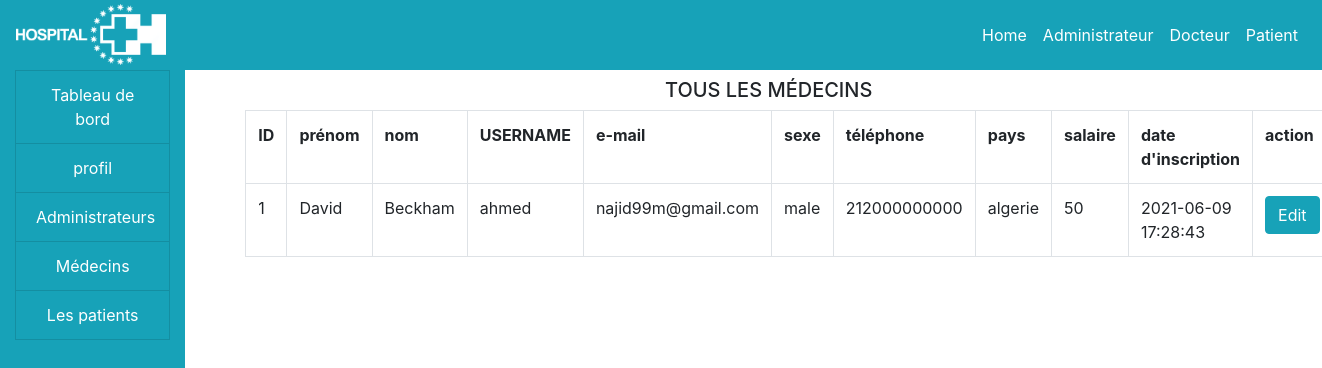
Screenshot of /hospital/admin/doctor.php with the database file from the repository.
### tables this page shows
CREATE TABLE `doctors` (
  `id` int(11) NOT NULL,
  `firstname` varchar(100) NOT NULL,
  `lastname` varchar(100) NOT NULL,
  `username` varchar(100) NOT NULL,
  `email` varchar(100) NOT NULL,
  `gender` varchar(100) NOT NULL,
  `phone` varchar(100) NOT NULL,
  `pays` varchar(100) NOT NULL,
  `password` varchar(100) NOT NULL,
  `salaire` varchar(100) NOT NULL,
  `data` varchar(100) NOT NULL,
  `statut` varchar(100) NOT NULL,
  `profile` varchar(100) NOT NULL
);

### hospital/admin/doctor.php (the view, shortened to what this page needs)
<!DOCTYPE html>
<html>
<head>
</head>
<body>
	<?php
		include("../include/header.php");
		include("../include/connection.php");
	?>
	<div class="container-fluid">
		<div class="col-md-12">
			<div class="row">
				<div class="col-md-2">
					<?php
						include("side_nav.php")
					?>
				</div>
				<div class="col-md-10 my-2">
					<h5 class="text-center">TOUS LES MÉDECINS</h5>
					<?php
						$result = $dbh->query("SELECT * FROM doctors WHERE statut='Approved' ORDER BY data ASC");
						$output ="";
						$output .="
							<table class ='table table-bordered mx-0'>
							<tr>
								<th>ID</th>
								<th>prénom</th>
								<th>nom</th>
								<th>USERNAME</th>
								<th>e-mail</th>
								<th>sexe</th>
								<th>téléphone</th>
								<th>pays</th>
								<th>salaire</th>
								<th>date d'inscription</th>
								<th>action</th>
								</tr>
							";
							while ($row = $result -> fetch()) {
								$output.="
									<tr>
										<td>".$row['id']."</td>
										<td>".$row['firstname']."</td>
										<td>".$row['lastname']."</td>
										<td>".$row['username']."</td>
										<td>".$row['email']."</td>
										<td>".$row['gender']."</td>
										<td>".$row['phone']."</td>
										<td>".$row['pays']."</td>
										<td>".$row['salaire']."</td>
										<td>".$row['data']."</td>
										<td>
											<a href='edit.php?id=".$row['id']."'>
												<button class='btn btn-info'>Edit</button>
											</a>
										</td>
								";
							}
							$output .="
								</tr>
								</table>
							";
							echo $output;
					 ?>
				</div>
			</div>
		</div>
	</div>
</body>
</html>

### rows the page displays
doctors: id "1", firstname "David", lastname "Beckham", username "ahmed", email "najid99m@gmail.com", gender "male", phone "212000000000", pays "algerie", salaire "50", data "2021-06-09 17:28:43"
